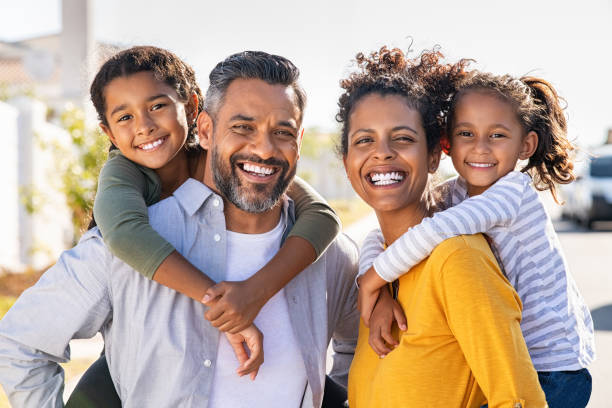
#> input picture FacialRecognition/people.jpg, 612 x 408 px
$ python recognition.py
#> lines starting #> are read from the running program, lines starting #| are printed output that depends on the picture; after the words box and inside, x2 and y2 are one past the last pixel; in counts of white or black regions, pixels touching at a corner belong together
import cv2
import numpy as np

#path to classifiers
path = 'C:/Users/fcoschica/AppData/Local/Programs/Python/Python310/Lib/opencv/data/haarcascades/'

#get image classifiers
face_cascade = cv2.CascadeClassifier(path +'haarcascade_frontalface_default.xml')
eye_cascade = cv2.CascadeClassifier(path +'haarcascade_eye.xml')

#read image
img = cv2.imread('people.jpg')
#> img is the input picture: shape (408, 612, 3); mean B, G, R 155.4, 167.7, 186.6

#convert to gray
gray = cv2.cvtColor(img, cv2.COLOR_BGR2GRAY)
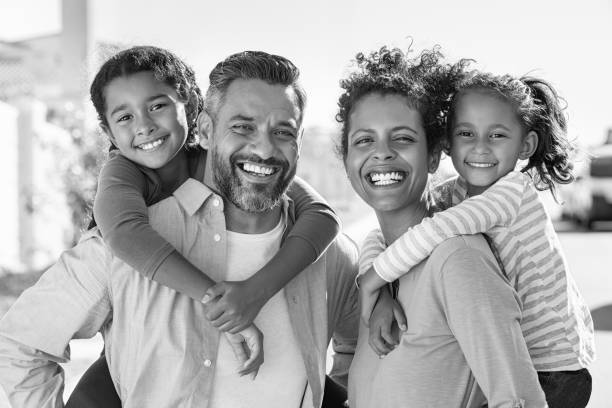
#> gray: shape (408, 612); min 0, max 255, mean 172

#detect faces
faces = face_cascade.detectMultiScale(gray, 1.3, 5)
#> faces = [[444, 107, 77, 77], [93, 77, 89, 89], [213, 91, 104, 104], [334, 100, 101, 101]]

#for each face
for (x,y,w,h) in faces:
    #draw rectangle around face
    img = cv2.rectangle(img,(x,y),(x+w,y+h),(255,0,0),2)
    #select face as region of interest
    roi_g = gray[y:y+h,x:x+h]
    roi_c = img[y:y+h,x:x+h]
    #within region of interest find eyes
    eyes = eye_cascade.detectMultiScale(roi_g)
    #for each eye
    for (ex,ey,ew,eh) in eyes:
        #draw retangle around eye
        cv2.rectangle(roi_c, (ex,ey),(ex+ew,ey+eh),(0,255,0),2)
#> this loop made 4 passes
#> (x, y, w, h, eyes) on passes 1 to 4: (444, 107, 77, 77, [[11, 16, 22, 22], [41, 17, 24, 24]]), (93, 77, 89, 89, [[50, 18, 25, 25], [20, 30, 23, 23]]), (213, 91, 104, 104, [[14, 21, 32, 32], [57, 31, 22, 22]]), (334, 100, 101, 101, [[17, 28, 26, 26], [56, 26, 28, 28]])
#> pass 1, `roi_g = gray[y:y+h,x:x+h]`:
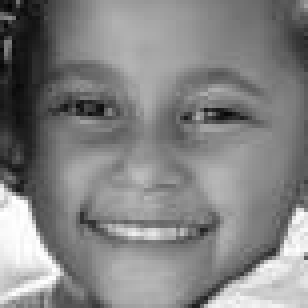
#> roi_g: shape (77, 77) (shown 4 times larger); min 3, max 255, mean 130.7
#> pass 1, `roi_c = img[y:y+h,x:x+h]`:
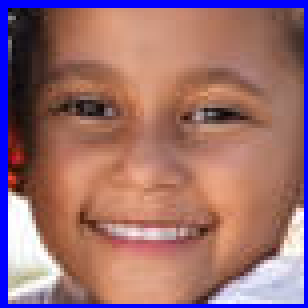
#> roi_c: shape (77, 77, 3) (shown 4 times larger); mean B, G, R 113, 109.8, 153.9
#> pass 2, `img = cv2.rectangle(img,(x,y),(x+w,y+h),(255,0,0),2)`:
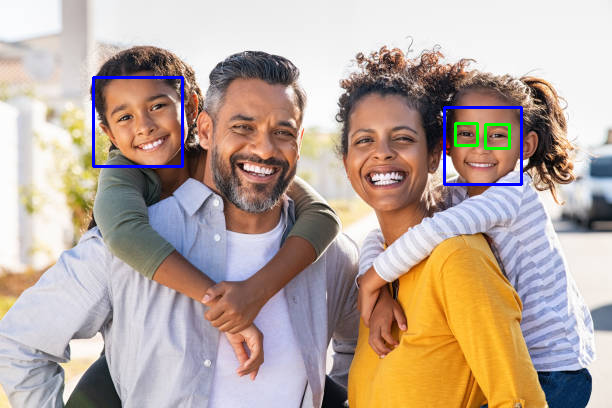
#> img: shape (408, 612, 3); mean B, G, R 156.5, 167.1, 185.2
#> after the loop:
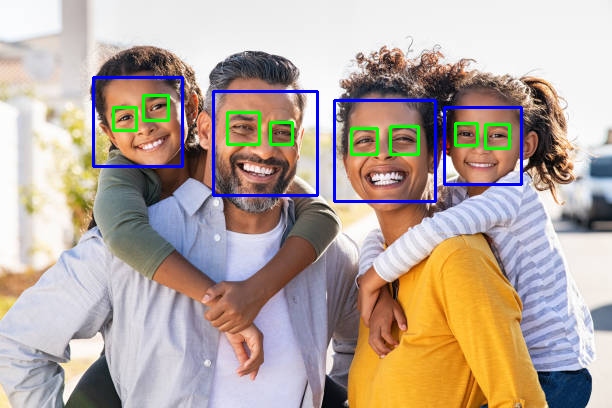
#> img: shape (408, 612, 3); 1.72% of pixels changed, all inside (x1, y1, x2, y2) = (112, 90, 437, 203)
#> after the loop:
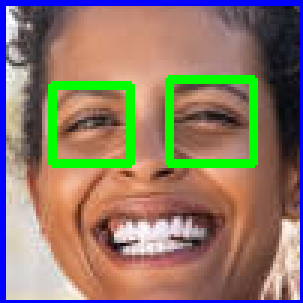
#> roi_c: shape (101, 101, 3) (shown 3 times larger); mean B, G, R 105.8, 120.7, 141.6
#> after the loop:
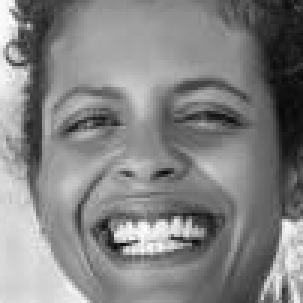
#> roi_g: shape (101, 101) (shown 3 times larger); min 8, max 255, mean 131.5

cv2.imshow('img',img) #shows image
cv2.waitKey(0) #waits until a key is pressed to progress
cv2.destroyAllWindows() #closes windows
